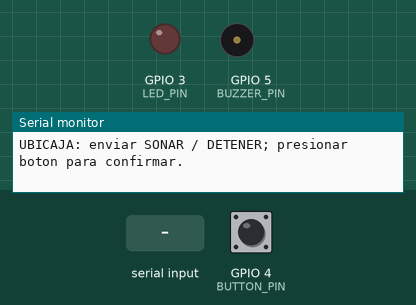
Simulated run of this sketch. Board: ESP32-C3. Parts: output pins drawn as LEDs (lit = HIGH), buzzer (waves = sounding), the last lines printed to the serial monitor. The test bench sets the inputs (shaded band); at power-on: GPIO 4 (BUTTON_PIN) HIGH.

Above: at 1.2 s.
1.3 s: "SONAR\n" received over Serial
At 1.96 s:
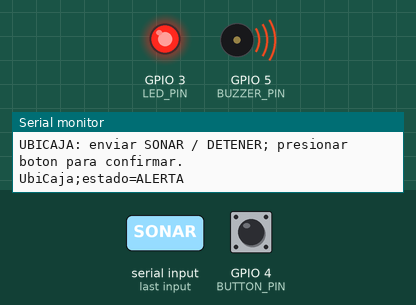
4.3 s: GPIO 4 (BUTTON_PIN) pulled LOW for 0.15 s
Timing chart, 0 to 7.3 s (numbered marks = the images above; inputs shaded):
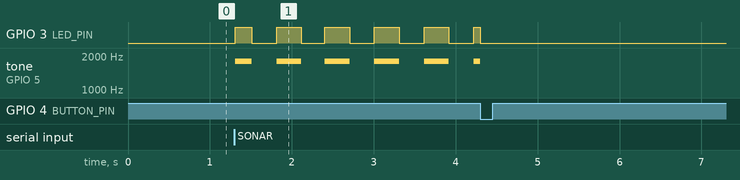

Measured:
- after the input at 1.3 s, GPIO 3 (LED_PIN): LOW → HIGH at once, then repeats every 0.61 s: LOW 0.30 s, HIGH 0.30 s; tone on GPIO 5 (BUZZER_PIN): silent → 1800 Hz at once, then repeats every 0.61 s: silent 0.30 s, 1800 Hz 0.30 s

The sketch:

sketch.ino
```cpp
/* UbiCaja - simulación de la máquina de estados de una etiqueta.
   En monitor serial enviar SONAR o DETENER; pulsador confirma búsqueda.
   El sketch simula solo señales digitales; BLE y MQTT se programan en los firmwares.
*/
#include <Arduino.h>
constexpr int LED_PIN=3, BUTTON_PIN=4, BUZZER_PIN=5;  // igual que el PCB
constexpr uint32_t MAX_ALERTA_MS=120000, RESULTADO_MS=10000;
enum Estado {REPOSO,ALERTA,ENCONTRADA,NO_ENCONTRADA};
Estado estado=REPOSO;
uint32_t inicioAlerta=0,inicioResultado=0;
int anteriorBoton=HIGH;

const char* nombre(Estado e){switch(e){case REPOSO:return "REPOSO";case ALERTA:return "ALERTA";case ENCONTRADA:return "ENCONTRADA";case NO_ENCONTRADA:return "NO_ENCONTRADA";}return "?";}
void cambiar(Estado e){
 if(e==estado)return; estado=e;
 if(e==ALERTA)inicioAlerta=millis();
 if(e==ENCONTRADA || e==NO_ENCONTRADA)inicioResultado=millis();
 Serial.print("UbiCaja;estado=");Serial.println(nombre(estado));
}
void setup(){
 Serial.begin(115200);
 pinMode(LED_PIN,OUTPUT);pinMode(BUZZER_PIN,OUTPUT);pinMode(BUTTON_PIN,INPUT_PULLUP);
 Serial.println("UBICAJA: enviar SONAR / DETENER; presionar boton para confirmar.");
}
void loop(){
 if(Serial.available()){
  String cmd=Serial.readStringUntil('\n');cmd.trim();cmd.toUpperCase();
  if(cmd=="SONAR")cambiar(ALERTA);
  else if(cmd=="DETENER")cambiar(REPOSO);
 }
 int boton=digitalRead(BUTTON_PIN);
 if(anteriorBoton==HIGH && boton==LOW && estado==ALERTA)cambiar(ENCONTRADA);
 anteriorBoton=boton;
 if(estado==ALERTA && millis()-inicioAlerta>=MAX_ALERTA_MS)cambiar(NO_ENCONTRADA);
 if((estado==ENCONTRADA || estado==NO_ENCONTRADA) && millis()-inicioResultado>=RESULTADO_MS)cambiar(REPOSO);
 bool activo=(estado==ALERTA) && ((millis()/300)%2==0);
 digitalWrite(LED_PIN,activo?HIGH:LOW);
 if(activo)tone(BUZZER_PIN,1800);else noTone(BUZZER_PIN);
 delay(20);
}
```
